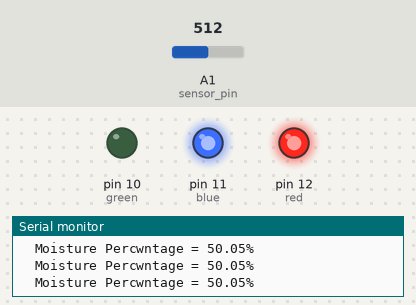
Bench run of a sketch on a simulated Arduino Uno, built with avr-gcc and run on an emulated ATmega328P. Shown: output pins drawn as LEDs (lit = HIGH), the last lines printed to the serial monitor. Inputs (shaded band) come from the test bench; at power-on: A1 (sensor_pin) = 512.

Above: at 1.2 s.
1.3 s: A1 (sensor_pin) set to 375
2.8 s: A1 (sensor_pin) set to 344
At 3.9 s:
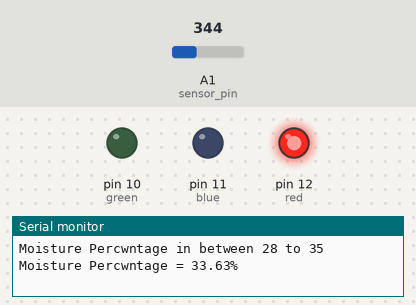
4.3 s: A1 (sensor_pin) set to 284
7.3 s: A1 (sensor_pin) set to 262
At 8.5 s:
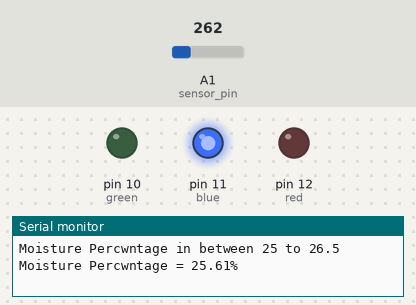
8.8 s: A1 (sensor_pin) set to 122
At 9.9 s:
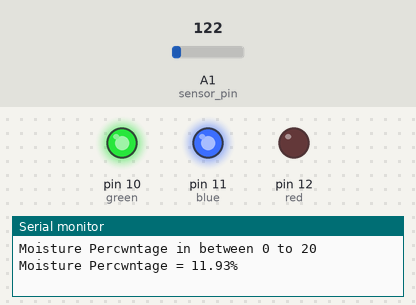
10.3 s: A1 (sensor_pin) set to 190
13.3 s: A1 (sensor_pin) set to 211
At 14.1 s:
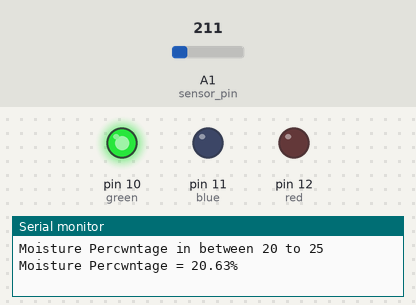
Timing chart, 0 to 15.8 s (numbered marks = the images above; inputs shaded):
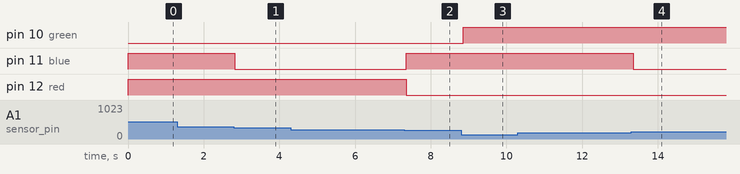

The sketch:

ADD_DIFFERENT_RANGES_FOR_SOIL_MOISTURE_SENSOR.ino
```cpp
const int sensor_pin = A1;
int green = 10;
int blue = 11;
int red = 12;

void setup() {
  pinMode(red, OUTPUT);
  pinMode(green, OUTPUT);
  pinMode(blue, OUTPUT);
  // put your setup code here, to run once:
  Serial.begin(9600);
}

void loop() {
  int sensor_analog = analogRead(sensor_pin);
  float moisture_percentage = ((sensor_analog / 1023.00) * 100);
  if (moisture_percentage >= 0 && moisture_percentage <= 20) {
    digitalWrite(green, HIGH);
    digitalWrite(blue,HIGH);
    digitalWrite(red, LOW);
    Serial.print("Moisture Percwntage in between 0 to 20 ");
    Serial.print("\tMoisture Percwntage = ");
    Serial.print(moisture_percentage);
    Serial.print("%\n");
    delay(100);
  } else if (moisture_percentage > 20 && moisture_percentage <= 25) {
    digitalWrite(blue, LOW);
    digitalWrite(red, LOW);
    digitalWrite(green, HIGH);
    Serial.print("Moisture Percwntage in between 20 to 25 ");
    Serial.print("\tMoisture Percwntage = ");
    Serial.print(moisture_percentage);
    Serial.print("%\n");
    delay(100);

  } else if (moisture_percentage > 25 && moisture_percentage <= 26.5) {
    digitalWrite(red, LOW);
    digitalWrite(green, LOW);
    digitalWrite(blue, HIGH);
    Serial.print("Moisture Percwntage in between 25 to 26.5 ");
    Serial.print("\tMoisture Percwntage = ");
    Serial.print(moisture_percentage);
    Serial.print("%\n");
    delay(100);

  } else if (moisture_percentage > 26 && moisture_percentage <= 35) {
    digitalWrite(green, LOW);
    digitalWrite(blue, LOW);
    digitalWrite(red, HIGH);
    Serial.print("Moisture Percwntage in between 28 to 35 ");
    Serial.print("\tMoisture Percwntage = ");
    Serial.print(moisture_percentage);
    Serial.print("%\n");
    delay(100);

  } else {
    digitalWrite(green, LOW);
    digitalWrite(blue,HIGH);
    digitalWrite(red, HIGH);
    Serial.print("\tMoisture Percwntage = ");
    Serial.print(moisture_percentage);
    Serial.print("%\n");
    delay(100);
  }
  // put your main code here, to run repeatedly:
}
```

Measured:
- the behaviour switches between 359 and 358 on A1 (sensor_pin) (found by bisection; images 0 and 1)
- the behaviour switches between 272 and 271 on A1 (sensor_pin) (found by bisection; images 1 and 2)
- the behaviour switches between 204 and 205 on A1 (sensor_pin) (found by bisection; images 3 and 4)
- after the input at 2.8 s, pin 11 (blue): HIGH → LOW at once
- after the input at 7.3 s, pin 11 (blue): LOW → HIGH after 0.06 s; pin 12 (red): HIGH → LOW after 0.06 s
- after the input at 8.8 s, pin 10 (green): LOW → HIGH after 0.06 s
- after the input at 13.3 s, pin 11 (blue): HIGH → LOW after 0.05 s
